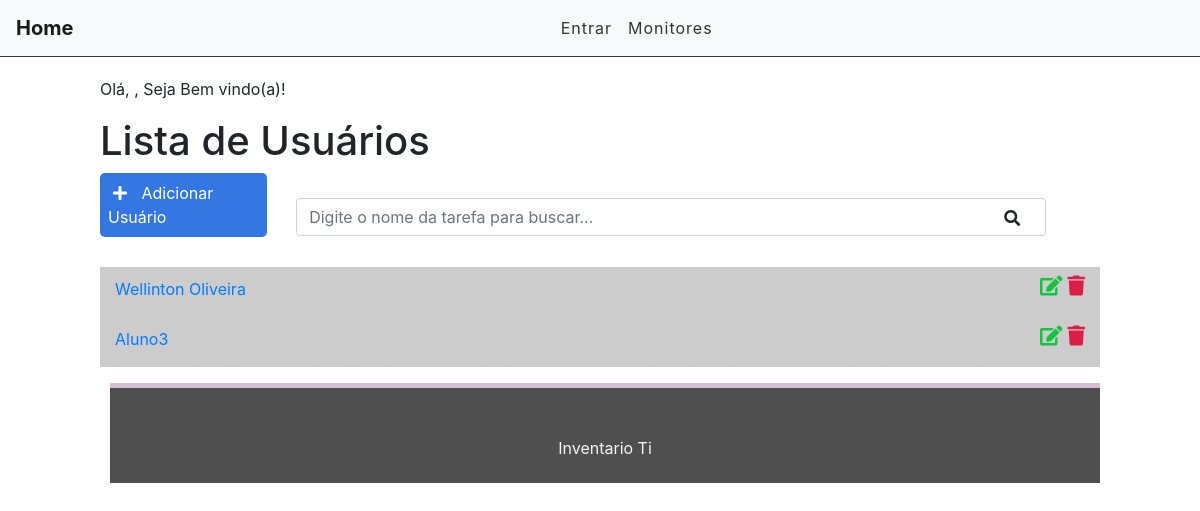
Before: /usuarios/usuarios/user with the older database file.
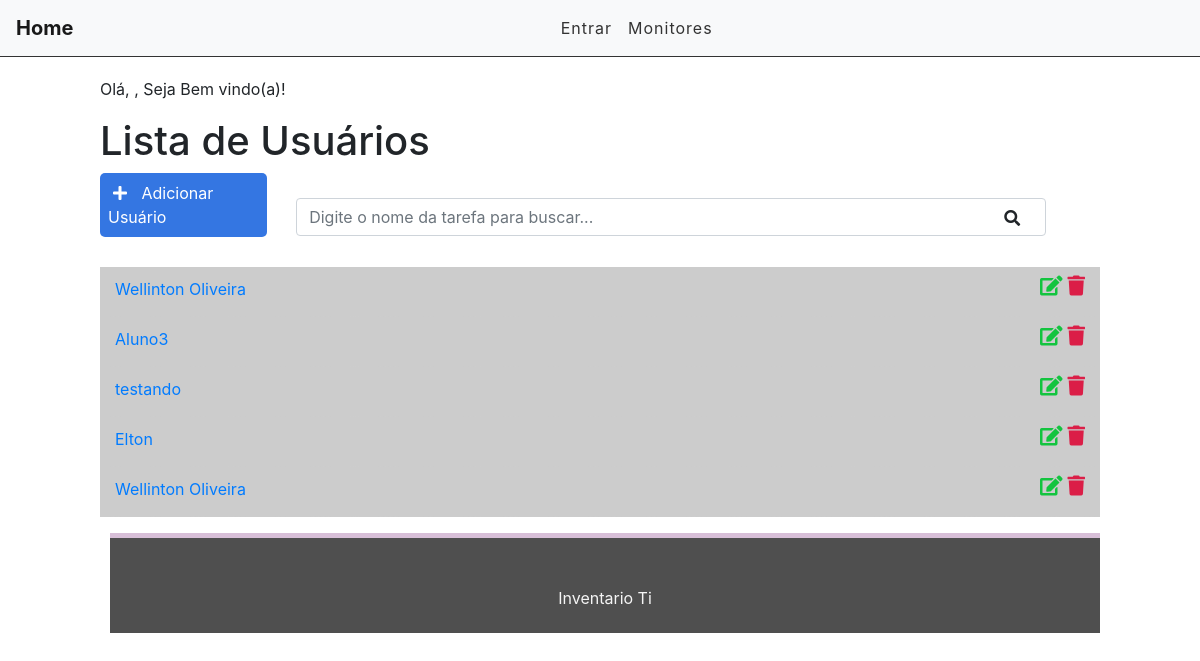
After: the same page with the newer database file.
### usuarios/models.py (models this page shows)
class Usuario(models.Model):
    CONTRATO = (('CLT', 'CLT'), ('PJ', 'Pessoa Juridica'), ('EST', 'Estágiario'),)
    contrato = models.CharField(max_length=3, choices= CONTRATO, blank=False, null=False, default='CLT')
    COMPUTADOR = (('PCP', 'Desktop'), ('NOT', 'Notebook'),('PTC', 'Particular'),)
    computador = models.CharField(max_length=3, choices=COMPUTADOR, blank=False, null=False, default='PCP')
    nome = models.CharField(max_length=50)
    user_login = models.CharField(max_length=30)
    email = models.EmailField(max_length=50)
    setor = models.CharField(max_length=30)
    equipamento_em_uso = models.ForeignKey(Maquinas, default=1, verbose_name="Equipamento", on_delete=models.SET_DEFAULT)
    monitor_em_uso = models.ForeignKey(Monitor, default=1, related_name="Monitor_Estoque", verbose_name="Monitores", on_delete=models.SET_DEFAULT)
    def __str__(self):
        return self.nome

### usuarios/views.py (the view)
# urls.py: path('usuarios/user', views.usuarioList, name='usuario_list'),
def usuarioList(request):
    users = Usuario.objects.all()
    search = request.GET.get('search')
    if search:
        users = users.filter(nome__icontains=search)
    print(users)
    return render(request,'usuarios/usuario_list.html', {'users': users})

### inventario/templates/usuarios/usuario_list.html (shortened to what this page needs)
{% extends 'base2.html' %}
{% block content %}
<div class="offset-1 col-10 list-div">
    <p>Olá, {{ request.user.username }} , Seja Bem vindo(a)!</p>
    <h1>Lista de Usuários</h1>
    <div class="container dashboard">
    <a id="add-link" href="{% url 'new_usuario' %}">
        <div class="col-2 add-div">
            <i class="fas fa-plus"></i> Adicionar Usuário
        </div>
    </a>
    <div class="col-9 search-div">
        <form method="GET" id="search-form">
            <input class="form-control" type="text" id="search" name="search" placeholder="Digite o nome da tarefa para buscar..." value="{{ request.GET.search }}">
            <i class="fas fa-search" id="search-btn"></i>
        </form>
    </div>
    <div class="col-12 filter-div">
    </div>
    <ul class="task-list">
        {% for user in users %}
        {% if task.done == 'doing' %}
            <li class="task-item">
        {% else %}
            <li class="task-item done">
        {% endif %}
                <span><a href="{{user.id}}">{{user.nome}}</a></span>
                <a href="delete/{{user.id}}"><span><i class="fas fa-trash"></i></span></a>
                <a href="edit/{{user.id}}"><span><i class="fas fa-edit"></i></span></a>
            </li>
        {% endfor %}
    </ul>
</div>
{% endblock %}

Changed rows visible on the page:
added Usuario: nome "testando"
added Usuario: nome "Elton"
added Usuario: nome "Wellinton Oliveira"
